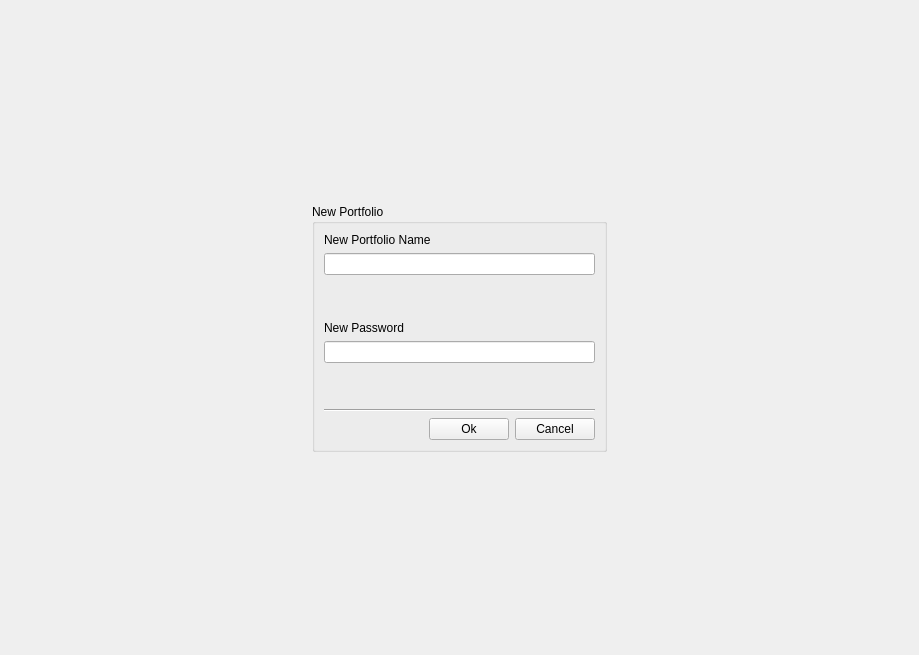
<?xml version="1.0" encoding="UTF-8"?>
<ui version="4.0">
 <class>MainWindow</class>
 <widget class="QMainWindow" name="MainWindow">
  <property name="geometry">
   <rect>
    <x>0</x>
    <y>0</y>
    <width>919</width>
    <height>655</height>
   </rect>
  </property>
  <property name="windowTitle">
   <string>MainWindow</string>
  </property>
  <widget class="QWidget" name="centralwidget">
   <layout class="QVBoxLayout" name="verticalLayout">
    <item>
     <widget class="QStackedWidget" name="stackedWidget">
      <property name="baseSize">
       <size>
        <width>5</width>
        <height>0</height>
       </size>
      </property>
      <property name="currentIndex">
       <number>2</number>
      </property>
      <widget class="QWidget" name="mainPage">
       <layout class="QHBoxLayout" name="horizontalLayout_5">
        <item>
         <widget class="QTabWidget" name="tabWidget">
          <property name="tabPosition">
           <enum>QTabWidget::North</enum>
          </property>
          <property name="currentIndex">
           <number>0</number>
          </property>
          <property name="iconSize">
           <size>
            <width>50</width>
            <height>50</height>
           </size>
          </property>
          <widget class="QWidget" name="widget">
           <attribute name="icon">
            <iconset resource="../ressources/icons.qrc">
             <normaloff>:/finance/bitcoin-black.svg</normaloff>:/finance/bitcoin-black.svg</iconset>
           </attribute>
           <attribute name="title">
            <string/>
           </attribute>
           <layout class="QVBoxLayout" name="verticalLayout_6">
            <item>
             <layout class="QHBoxLayout" name="horizontalLayout_6">
              <item>
               <widget class="PortfolioChart" name="portfolio_chart"/>
              </item>
              <item>
               <widget class="QListWidget" name="listWidget_top10"/>
              </item>
             </layout>
            </item>
            <item>
             <widget class="QListWidget" name="listWidget_fav"/>
            </item>
           </layout>
          </widget>
          <widget class="QWidget" name="tab">
           <attribute name="icon">
            <iconset resource="../ressources/icons.qrc">
             <normaloff>:/chart/line-chart-black.svg</normaloff>:/chart/line-chart-black.svg</iconset>
           </attribute>
           <attribute name="title">
            <string/>
           </attribute>
           <layout class="QVBoxLayout" name="verticalLayout_21">
            <item>
             <widget class="QGroupBox" name="groupBox_2">
              <property name="title">
               <string>Parameters</string>
              </property>
              <layout class="QVBoxLayout" name="verticalLayout_20">
               <item>
                <layout class="QHBoxLayout" name="horizontalLayout_10">
                 <item>
                  <layout class="QVBoxLayout" name="verticalLayout_17">
                   <item>
                    <widget class="QLabel" name="label_7">
                     <property name="text">
                      <string>Crypto</string>
                     </property>
                    </widget>
                   </item>
                   <item>
                    <widget class="QLabel" name="label_8">
                     <property name="text">
                      <string>Fiat</string>
                     </property>
                    </widget>
                   </item>
                   <item>
                    <widget class="QLabel" name="label_9">
                     <property name="text">
                      <string>Days</string>
                     </property>
                    </widget>
                   </item>
                  </layout>
                 </item>
                 <item>
                  <layout class="QVBoxLayout" name="verticalLayout_18">
                   <item>
                    <widget class="QComboBox" name="comboBoxCrypto">
                     <property name="toolTip">
                      <string>Currency</string>
                     </property>
                    </widget>
                   </item>
                   <item>
                    <widget class="QComboBox" name="comboBoxFiat">
                     <property name="toolTip">
                      <string>Currency</string>
                     </property>
                    </widget>
                   </item>
                   <item>
                    <widget class="QComboBox" name="comboBoxDays">
                     <item>
                      <property name="text">
                       <string>1</string>
                      </property>
                     </item>
                     <item>
                      <property name="text">
                       <string>7</string>
                      </property>
                     </item>
                     <item>
                      <property name="text">
                       <string>14</string>
                      </property>
                     </item>
                     <item>
                      <property name="text">
                       <string>30</string>
                      </property>
                     </item>
                     <item>
                      <property name="text">
                       <string>180</string>
                      </property>
                     </item>
                     <item>
                      <property name="text">
                       <string>365</string>
                      </property>
                     </item>
                    </widget>
                   </item>
                  </layout>
                 </item>
                 <item>
                  <layout class="QVBoxLayout" name="verticalLayout_19">
                   <item>
                    <widget class="QLineEdit" name="lineEditCrypto"/>
                   </item>
                   <item>
                    <widget class="QLineEdit" name="lineEditFiat"/>
                   </item>
                   <item>
                    <spacer name="verticalSpacer_9">
                     <property name="orientation">
                      <enum>Qt::Vertical</enum>
                     </property>
                     <property name="sizeType">
                      <enum>QSizePolicy::Fixed</enum>
                     </property>
                     <property name="sizeHint" stdset="0">
                      <size>
                       <width>20</width>
                       <height>22</height>
                      </size>
                     </property>
                    </spacer>
                   </item>
                  </layout>
                 </item>
                </layout>
               </item>
              </layout>
             </widget>
            </item>
            <item>
             <widget class="QChartView" name="graphicsView"/>
            </item>
           </layout>
          </widget>
          <widget class="QWidget" name="tab_2">
           <attribute name="icon">
            <iconset resource="../ressources/icons.qrc">
             <normaloff>:/finance/exchange-black.svg</normaloff>:/finance/exchange-black.svg</iconset>
           </attribute>
           <attribute name="title">
            <string/>
           </attribute>
           <layout class="QHBoxLayout" name="horizontalLayout_11">
            <item>
             <widget class="QSplitter" name="splitter">
              <property name="orientation">
               <enum>Qt::Horizontal</enum>
              </property>
              <widget class="QWidget" name="layoutWidget">
               <layout class="QVBoxLayout" name="verticalLayout_12">
                <item>
                 <widget class="QTreeView" name="treeView"/>
                </item>
                <item>
                 <widget class="QGroupBox" name="groupBoxTransactions">
                  <property name="title">
                   <string>Add Transactions</string>
                  </property>
                  <layout class="QVBoxLayout" name="verticalLayout_11">
                   <item>
                    <layout class="QHBoxLayout" name="horizontalLayout_8">
                     <item>
                      <layout class="QVBoxLayout" name="verticalLayout_7">
                       <item>
                        <widget class="QLabel" name="label_3">
                         <property name="text">
                          <string>Spend</string>
                         </property>
                        </widget>
                       </item>
                       <item>
                        <widget class="QLabel" name="label_6">
                         <property name="text">
                          <string>Receive</string>
                         </property>
                        </widget>
                       </item>
                      </layout>
                     </item>
                     <item>
                      <layout class="QVBoxLayout" name="verticalLayout_8">
                       <item>
                        <widget class="QComboBox" name="comboBoxSend">
                         <property name="toolTip">
                          <string>Currency</string>
                         </property>
                        </widget>
                       </item>
                       <item>
                        <widget class="QComboBox" name="comboBoxReceive">
                         <property name="toolTip">
                          <string>Currency</string>
                         </property>
                        </widget>
                       </item>
                      </layout>
                     </item>
                     <item>
                      <layout class="QVBoxLayout" name="verticalLayout_9">
                       <item>
                        <widget class="QLineEdit" name="lineEditSend"/>
                       </item>
                       <item>
                        <widget class="QLineEdit" name="lineEditReceive"/>
                       </item>
                      </layout>
                     </item>
                     <item>
                      <layout class="QVBoxLayout" name="verticalLayout_10">
                       <item>
                        <widget class="QDoubleSpinBox" name="spinBoxSpend">
                         <property name="prefix">
                          <string/>
                         </property>
                         <property name="decimals">
                          <number>4</number>
                         </property>
                         <property name="minimum">
                          <double>0.000000000000000</double>
                         </property>
                         <property name="maximum">
                          <double>100000000.000000000000000</double>
                         </property>
                        </widget>
                       </item>
                       <item>
                        <widget class="QDoubleSpinBox" name="spinBoxReceive">
                         <property name="decimals">
                          <number>4</number>
                         </property>
                         <property name="minimum">
                          <double>0.000000000000000</double>
                         </property>
                         <property name="maximum">
                          <double>100000000.000000000000000</double>
                         </property>
                        </widget>
                       </item>
                      </layout>
                     </item>
                    </layout>
                   </item>
                   <item>
                    <layout class="QHBoxLayout" name="horizontalLayout_7">
                     <item>
                      <spacer name="horizontalSpacer_6">
                       <property name="orientation">
                        <enum>Qt::Horizontal</enum>
                       </property>
                       <property name="sizeHint" stdset="0">
                        <size>
                         <width>40</width>
                         <height>20</height>
                        </size>
                       </property>
                      </spacer>
                     </item>
                     <item>
                      <widget class="QPushButton" name="buttonAdd">
                       <property name="enabled">
                        <bool>false</bool>
                       </property>
                       <property name="toolTip">
                        <string>Add a transaction</string>
                       </property>
                       <property name="text">
                        <string>Add</string>
                       </property>
                      </widget>
                     </item>
                    </layout>
                   </item>
                  </layout>
                 </widget>
                </item>
               </layout>
              </widget>
              <widget class="QGroupBox" name="groupBoxFilter">
               <property name="maximumSize">
                <size>
                 <width>400</width>
                 <height>16777215</height>
                </size>
               </property>
               <property name="title">
                <string>Filter</string>
               </property>
               <property name="checkable">
                <bool>true</bool>
               </property>
               <layout class="QVBoxLayout" name="verticalLayout_15">
                <item>
                 <layout class="QHBoxLayout" name="horizontalLayout_9">
                  <item>
                   <layout class="QVBoxLayout" name="verticalLayout_13">
                    <item>
                     <widget class="QCheckBox" name="checkBoxSpentFilter">
                      <property name="text">
                       <string>Spent</string>
                      </property>
                     </widget>
                    </item>
                    <item>
                     <widget class="QCheckBox" name="checkBoxReceivedFilter">
                      <property name="text">
                       <string>Received</string>
                      </property>
                     </widget>
                    </item>
                    <item>
                     <widget class="QCheckBox" name="checkBoxRangeDateFilter">
                      <property name="toolTip">
                       <string>RangeDate from ... to ...</string>
                      </property>
                      <property name="text">
                       <string>RangeDate</string>
                      </property>
                     </widget>
                    </item>
                   </layout>
                  </item>
                  <item>
                   <layout class="QVBoxLayout" name="verticalLayout_14">
                    <item>
                     <widget class="QComboBox" name="comboBoxSendFilter">
                      <property name="toolTip">
                       <string>Currency</string>
                      </property>
                     </widget>
                    </item>
                    <item>
                     <widget class="QComboBox" name="comboBoxReceiveFilter">
                      <property name="toolTip">
                       <string>Currency</string>
                      </property>
                     </widget>
                    </item>
                    <item>
                     <widget class="QDateEdit" name="dateEditFromFilter">
                      <property name="toolTip">
                       <string>RangeDate from ... to ...</string>
                      </property>
                      <property name="minimumDateTime">
                       <datetime>
                        <hour>20</hour>
                        <minute>0</minute>
                        <second>0</second>
                        <year>2007</year>
                        <month>12</month>
                        <day>31</day>
                       </datetime>
                      </property>
                     </widget>
                    </item>
                   </layout>
                  </item>
                  <item>
                   <layout class="QVBoxLayout" name="verticalLayout_16">
                    <item>
                     <widget class="QDoubleSpinBox" name="spinBoxSpendFilter">
                      <property name="decimals">
                       <number>4</number>
                      </property>
                      <property name="minimum">
                       <double>0.000000000000000</double>
                      </property>
                      <property name="maximum">
                       <double>100000000.000000000000000</double>
                      </property>
                     </widget>
                    </item>
                    <item>
                     <widget class="QDoubleSpinBox" name="spinBoxReceiveFilter">
                      <property name="decimals">
                       <number>4</number>
                      </property>
                      <property name="minimum">
                       <double>0.000000000000000</double>
                      </property>
                      <property name="maximum">
                       <double>100000000.000000000000000</double>
                      </property>
                     </widget>
                    </item>
                    <item>
                     <widget class="QDateEdit" name="dateEditToFilter">
                      <property name="toolTip">
                       <string>RangeDate from ... to ...</string>
                      </property>
                      <property name="minimumDateTime">
                       <datetime>
                        <hour>20</hour>
                        <minute>0</minute>
                        <second>0</second>
                        <year>2007</year>
                        <month>12</month>
                        <day>31</day>
                       </datetime>
                      </property>
                     </widget>
                    </item>
                   </layout>
                  </item>
                 </layout>
                </item>
                <item>
                 <widget class="QPushButton" name="buttonUpdate">
                  <property name="text">
                   <string>Update</string>
                  </property>
                 </widget>
                </item>
                <item>
                 <spacer name="verticalSpacer_8">
                  <property name="orientation">
                   <enum>Qt::Vertical</enum>
                  </property>
                  <property name="sizeHint" stdset="0">
                   <size>
                    <width>20</width>
                    <height>384</height>
                   </size>
                  </property>
                 </spacer>
                </item>
               </layout>
              </widget>
             </widget>
            </item>
           </layout>
          </widget>
         </widget>
        </item>
       </layout>
      </widget>
      <widget class="QWidget" name="loginPage">
       <layout class="QVBoxLayout" name="verticalLayout_2">
        <item>
         <spacer name="verticalSpacer">
          <property name="orientation">
           <enum>Qt::Vertical</enum>
          </property>
          <property name="sizeHint" stdset="0">
           <size>
            <width>20</width>
            <height>171</height>
           </size>
          </property>
         </spacer>
        </item>
        <item>
         <layout class="QHBoxLayout" name="horizontalLayout">
          <item>
           <spacer name="horizontalSpacer_2">
            <property name="orientation">
             <enum>Qt::Horizontal</enum>
            </property>
            <property name="sizeHint" stdset="0">
             <size>
              <width>40</width>
              <height>20</height>
             </size>
            </property>
           </spacer>
          </item>
          <item>
           <widget class="QGroupBox" name="groupBoxLogin">
            <property name="minimumSize">
             <size>
              <width>200</width>
              <height>200</height>
             </size>
            </property>
            <property name="title">
             <string>Login</string>
            </property>
            <layout class="QVBoxLayout" name="verticalLayout_3">
             <item>
              <widget class="QLabel" name="label">
               <property name="text">
                <string>Portfolio</string>
               </property>
              </widget>
             </item>
             <item>
              <widget class="QComboBox" name="comboBoxPortfolio"/>
             </item>
             <item>
              <widget class="QLabel" name="label_2">
               <property name="text">
                <string>Password</string>
               </property>
              </widget>
             </item>
             <item>
              <widget class="QLineEdit" name="lineEditPw">
               <property name="echoMode">
                <enum>QLineEdit::Password</enum>
               </property>
              </widget>
             </item>
             <item>
              <spacer name="verticalSpacer_3">
               <property name="orientation">
                <enum>Qt::Vertical</enum>
               </property>
               <property name="sizeType">
                <enum>QSizePolicy::Fixed</enum>
               </property>
               <property name="sizeHint" stdset="0">
                <size>
                 <width>20</width>
                 <height>40</height>
                </size>
               </property>
              </spacer>
             </item>
             <item>
              <widget class="Line" name="line">
               <property name="baseSize">
                <size>
                 <width>10</width>
                 <height>0</height>
                </size>
               </property>
               <property name="font">
                <font>
                 <pointsize>14</pointsize>
                </font>
               </property>
               <property name="orientation">
                <enum>Qt::Horizontal</enum>
               </property>
              </widget>
             </item>
             <item>
              <layout class="QHBoxLayout" name="horizontalLayout_2">
               <item>
                <widget class="QPushButton" name="buttonNewPortfolio">
                 <property name="text">
                  <string>New portfolio</string>
                 </property>
                </widget>
               </item>
               <item>
                <widget class="QPushButton" name="buttonDelPortfolio">
                 <property name="text">
                  <string>Del portfolio</string>
                 </property>
                </widget>
               </item>
               <item>
                <widget class="QPushButton" name="buttonLogin">
                 <property name="text">
                  <string>Login</string>
                 </property>
                </widget>
               </item>
              </layout>
             </item>
            </layout>
           </widget>
          </item>
          <item>
           <spacer name="horizontalSpacer">
            <property name="orientation">
             <enum>Qt::Horizontal</enum>
            </property>
            <property name="sizeHint" stdset="0">
             <size>
              <width>40</width>
              <height>20</height>
             </size>
            </property>
           </spacer>
          </item>
         </layout>
        </item>
        <item>
         <spacer name="verticalSpacer_2">
          <property name="orientation">
           <enum>Qt::Vertical</enum>
          </property>
          <property name="sizeHint" stdset="0">
           <size>
            <width>20</width>
            <height>170</height>
           </size>
          </property>
         </spacer>
        </item>
       </layout>
      </widget>
      <widget class="QWidget" name="page">
       <layout class="QVBoxLayout" name="verticalLayout_5">
        <item>
         <spacer name="verticalSpacer_4">
          <property name="orientation">
           <enum>Qt::Vertical</enum>
          </property>
          <property name="sizeHint" stdset="0">
           <size>
            <width>20</width>
            <height>148</height>
           </size>
          </property>
         </spacer>
        </item>
        <item>
         <layout class="QHBoxLayout" name="horizontalLayout_4">
          <item>
           <spacer name="horizontalSpacer_3">
            <property name="orientation">
             <enum>Qt::Horizontal</enum>
            </property>
            <property name="sizeHint" stdset="0">
             <size>
              <width>40</width>
              <height>20</height>
             </size>
            </property>
           </spacer>
          </item>
          <item>
           <widget class="QGroupBox" name="groupBox">
            <property name="title">
             <string>New Portfolio</string>
            </property>
            <layout class="QVBoxLayout" name="verticalLayout_4">
             <item>
              <widget class="QLabel" name="label_4">
               <property name="text">
                <string>New Portfolio Name</string>
               </property>
              </widget>
             </item>
             <item>
              <widget class="QLineEdit" name="lineEditNewName">
               <property name="echoMode">
                <enum>QLineEdit::Normal</enum>
               </property>
              </widget>
             </item>
             <item>
              <spacer name="verticalSpacer_6">
               <property name="orientation">
                <enum>Qt::Vertical</enum>
               </property>
               <property name="sizeType">
                <enum>QSizePolicy::Fixed</enum>
               </property>
               <property name="sizeHint" stdset="0">
                <size>
                 <width>20</width>
                 <height>40</height>
                </size>
               </property>
              </spacer>
             </item>
             <item>
              <widget class="QLabel" name="label_5">
               <property name="text">
                <string>New Password</string>
               </property>
              </widget>
             </item>
             <item>
              <widget class="QLineEdit" name="lineEditNewPw">
               <property name="echoMode">
                <enum>QLineEdit::Password</enum>
               </property>
              </widget>
             </item>
             <item>
              <spacer name="verticalSpacer_7">
               <property name="orientation">
                <enum>Qt::Vertical</enum>
               </property>
               <property name="sizeType">
                <enum>QSizePolicy::Fixed</enum>
               </property>
               <property name="sizeHint" stdset="0">
                <size>
                 <width>20</width>
                 <height>40</height>
                </size>
               </property>
              </spacer>
             </item>
             <item>
              <widget class="Line" name="line_2">
               <property name="baseSize">
                <size>
                 <width>10</width>
                 <height>0</height>
                </size>
               </property>
               <property name="font">
                <font>
                 <pointsize>14</pointsize>
                </font>
               </property>
               <property name="orientation">
                <enum>Qt::Horizontal</enum>
               </property>
              </widget>
             </item>
             <item>
              <layout class="QHBoxLayout" name="horizontalLayout_3">
               <item>
                <spacer name="horizontalSpacer_5">
                 <property name="orientation">
                  <enum>Qt::Horizontal</enum>
                 </property>
                 <property name="sizeHint" stdset="0">
                  <size>
                   <width>40</width>
                   <height>20</height>
                  </size>
                 </property>
                </spacer>
               </item>
               <item>
                <widget class="QPushButton" name="buttonOkNp">
                 <property name="text">
                  <string>Ok</string>
                 </property>
                </widget>
               </item>
               <item>
                <widget class="QPushButton" name="buttonCancelNp">
                 <property name="text">
                  <string>Cancel</string>
                 </property>
                </widget>
               </item>
              </layout>
             </item>
            </layout>
           </widget>
          </item>
          <item>
           <spacer name="horizontalSpacer_4">
            <property name="orientation">
             <enum>Qt::Horizontal</enum>
            </property>
            <property name="sizeHint" stdset="0">
             <size>
              <width>40</width>
              <height>20</height>
             </size>
            </property>
           </spacer>
          </item>
         </layout>
        </item>
        <item>
         <spacer name="verticalSpacer_5">
          <property name="orientation">
           <enum>Qt::Vertical</enum>
          </property>
          <property name="sizeHint" stdset="0">
           <size>
            <width>20</width>
            <height>147</height>
           </size>
          </property>
         </spacer>
        </item>
       </layout>
      </widget>
     </widget>
    </item>
   </layout>
  </widget>
 </widget>
 <customwidgets>
  <customwidget>
   <class>PortfolioChart</class>
   <extends>QGraphicsView</extends>
   <header>..widgets</header>
  </customwidget>
  <customwidget>
   <class>QChartView</class>
   <extends>QGraphicsView</extends>
   <header>PySide6.QtCharts</header>
  </customwidget>
 </customwidgets>
 <resources>
  <include location="../ressources/icons.qrc"/>
 </resources>
 <connections/>
</ui>
